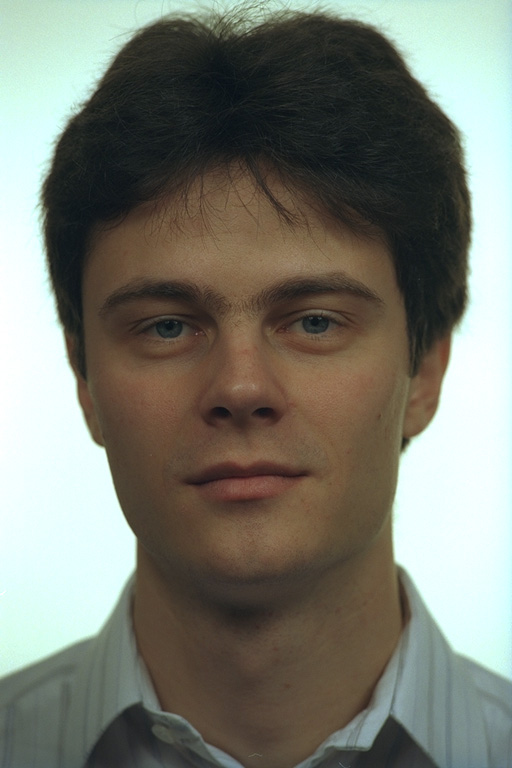
#> input picture Images/Original Images/img_001.jpg, 512 x 768 px
$ python Task1.py
#> lines starting #> are read from the running program, lines starting #| are printed output that depends on the picture
#> further down, img is the input picture: shape (768, 512, 3); mean B, G, R 112.2, 122.3, 121.1
import cv2
import matplotlib.pyplot as plt
import numpy as np
import os

# Path to original image
IMAGE_FILE = os.path.join('Images', 'Original Images', 'img_001.jpg')
OUTPUT_FOLDER = os.path.join('Images', 'Output Images')
# OpenCV uses BGR instead og RGB, that's why channels are different with
# matplotlib


def display_image(img, bgr=True):
    plt.figure()
    if bgr:
        plt.imshow(cv2.cvtColor(img, cv2.COLOR_BGR2RGB))
    else:
        plt.imshow(img)
    plt.show()

# Gets the specified channel from given image


def get_single_channel(img, channel_index, rgb=False):
#> called with channel_index = 2, rgb = False
    if rgb:
        single_channel = np.zeros_like(img)
        single_channel[:, :, channel_index] = img[:, :, channel_index]
        return single_channel
    return img[:, :, channel_index]

# Creates histogram from the specified channel of specified cimage


def create_histogram(img, channel, bin=256):
    hist = np.zeros(bin)
    size = 256 / bin
    for i in img[:, :, channel]:
        for j in i:
            hist[int(j / size)] += 1

    return hist


def display_histogram(hist, bin=256, xlabel='', fname='', disp=False):
    plt.figure()
    plt.bar(x=range(bin), height=hist, width=1.0)
    if xlabel != '':
        plt.xlabel(xlabel)
    plt.xlim(0, 255)
    plt.xticks(np.arange(0, 256, max(int(256 / bin), 32)))
    plt.ylabel('# of Occurence')
    plt.box(on=None)
    if fname != '':
        plt.savefig(fname=os.path.join(OUTPUT_FOLDER, fname))
    if disp:
        plt.show()
    pass

# Hue values are between (0, 179) in OpenCV, it is mapped to (0, 255) for
# visualization purposes


def map_hue(img, max_hue_val=179):
    return (img * (255 / max_hue_val)).astype(int)

# Part 1 of the Task 1, create single R, G, B channels from RGB images


def part1(img, display=False):
    img_r = get_single_channel(img, 2)
    img_g = get_single_channel(img, 1)
    img_b = get_single_channel(img, 0)

    cv2.imwrite(os.path.join(OUTPUT_FOLDER, 'img_001_r.jpg'), img_r)
    if display:
        display_image(img_r)
    cv2.imwrite(os.path.join(OUTPUT_FOLDER, 'img_001_g.jpg'), img_g)
    if display:
        display_image(img_g)
    cv2.imwrite(os.path.join(OUTPUT_FOLDER, 'img_001_b.jpg'), img_b)
    if display:
        display_image(img_b)
    return img

# Part 2 of the Task 1, create single H, S, V channels from HSV images


def part2(img, display=False):
#> called with display = False
    img_hsv = cv2.cvtColor(img, cv2.COLOR_BGR2HSV)
#> img_hsv: shape (768, 512, 3); mean H, S, V 52.4, 60.1, 130.4

    img_h = map_hue(get_single_channel(img_hsv, 0, rgb=False))
    img_s = get_single_channel(img_hsv, 1, rgb=False)
#> in get_single_channel (call 5), `return img[:, :, channel_index]`:
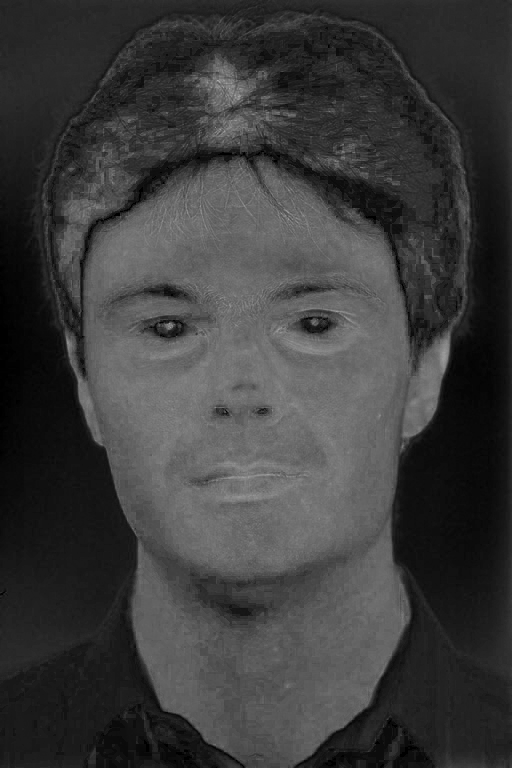
#> returned value: shape (768, 512); min 0, max 174, mean 60.1
    img_v = get_single_channel(img_hsv, 2, rgb=False)
#> in get_single_channel (call 6), `return img[:, :, channel_index]`:
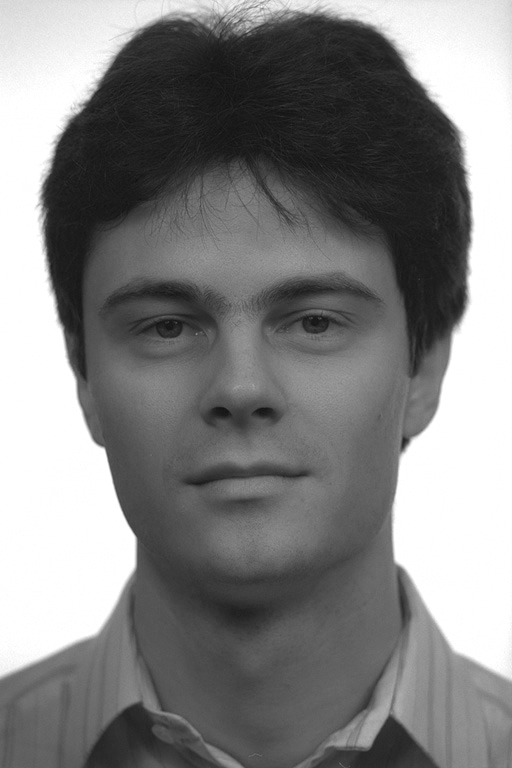
#> returned value: shape (768, 512); min 17, max 255, mean 130.4

    img_hsv = np.stack((img_h, img_s, img_v), axis=2)
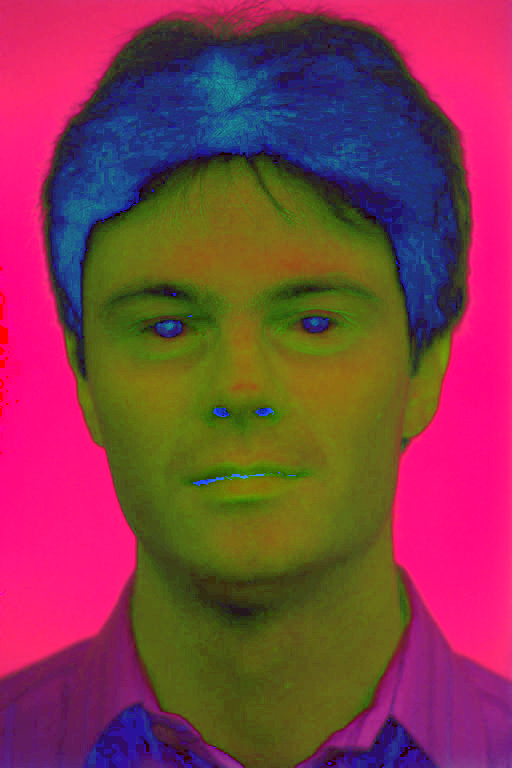
#> img_hsv: shape (768, 512, 3) int64; mean of channels 0, 1, 2 74.1, 60.1, 130.4; drawn as B, G, R

    cv2.imwrite(os.path.join(OUTPUT_FOLDER, 'img_001_h.jpg'), img_h)
    if display:
        display_image(img_h, bgr=False)
    cv2.imwrite(os.path.join(OUTPUT_FOLDER, 'img_001_s.jpg'), img_s)
    if display:
        display_image(img_s, bgr=False)
    cv2.imwrite(os.path.join(OUTPUT_FOLDER, 'img_001_v.jpg'), img_v)
    if display:
        display_image(img_v, bgr=False)
    return img_hsv


# Creating histogram


def part3(img, img_hsv):
    hist_r = create_histogram(img, 2)
#> after the loop in create_histogram, `for i in img[:, :, channel]:`: hist = 256 values, max 4610 at index 241, min 0 at index 0, mean 1536
#> hist_r has the same summary as hist in create_histogram
    display_histogram(hist_r, xlabel='Red Values', fname='hist_r')
#> in display_histogram, `plt.savefig(fname=os.path.join(OUTPUT_FOLDER, fname))`:
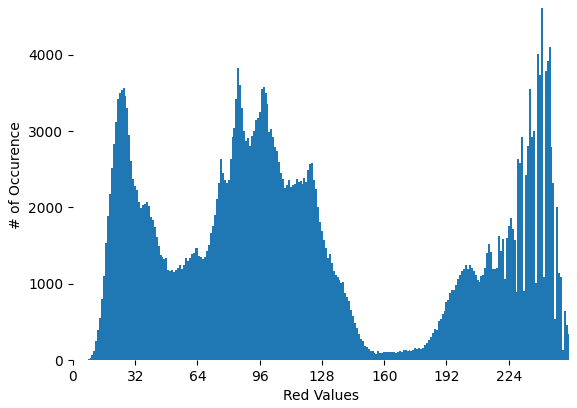
#> figure drawn by matplotlib, 1 panel; tallest bar 4610 high, from x = 240.5 to 241.5
    hist_g = create_histogram(img, 1)
#> hist_g = 256 values, max 64606 at index 255, min 0 at index 0, mean 1536
    display_histogram(hist_g, xlabel='Green Values', fname='hist_g')
    hist_b = create_histogram(img, 0)
#> hist_b = 256 values, max 53292 at index 255, min 0 at index 0, mean 1536
    display_histogram(hist_b, xlabel='Blue Values', fname='hist_b')

    hist_h = create_histogram(img_hsv, 0)
#> hist_h = 256 values, max 65915 at index 128, min 0 at index 3, mean 1536
    display_histogram(hist_h, xlabel='Hue Values', fname='hist_h')
#> call 4 of display_histogram, with hist = array of shape (256,), bin = 256, xlabel = 'Hue Values', fname = 'hist_h', disp = False
#> in display_histogram (call 4), `plt.savefig(fname=os.path.join(OUTPUT_FOLDER, fname))`:
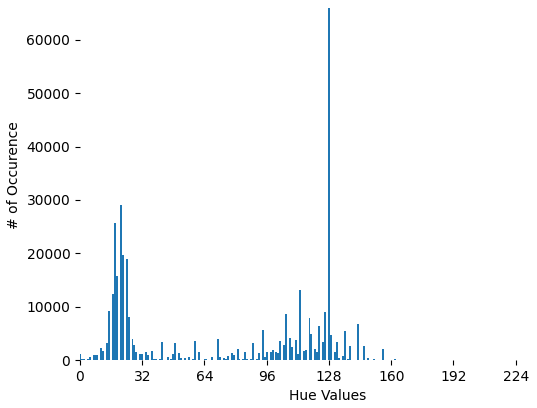
#> figure drawn by matplotlib, 1 panel; tallest bar 65915 high, from x = 127.5 to 128.5
    hist_s = create_histogram(img_hsv, 1)
#> hist_s = 256 values, max 8195 at index 41, min 0 at index 160, mean 1536
    display_histogram(hist_s, xlabel='Saturation Values', fname='hist_s')
#> in display_histogram (call 5), `plt.savefig(fname=os.path.join(OUTPUT_FOLDER, fname))`:
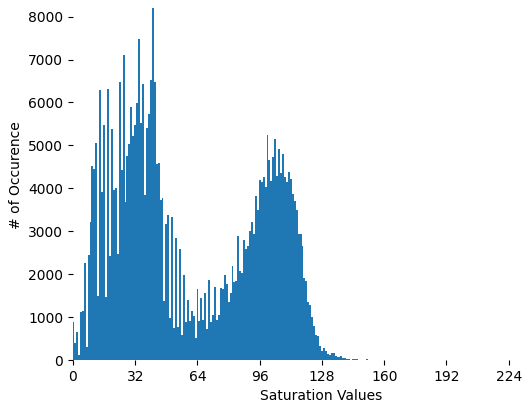
#> figure drawn by matplotlib, 1 panel; tallest bar 8195 high, from x = 40.5 to 41.5
    hist_v = create_histogram(img_hsv, 2)
#> hist_v = 256 values, max 73151 at index 255, min 0 at index 0, mean 1536
    display_histogram(hist_v, xlabel='Brightness Values', fname='hist_v')
#> in display_histogram (call 6), `plt.savefig(fname=os.path.join(OUTPUT_FOLDER, fname))`:
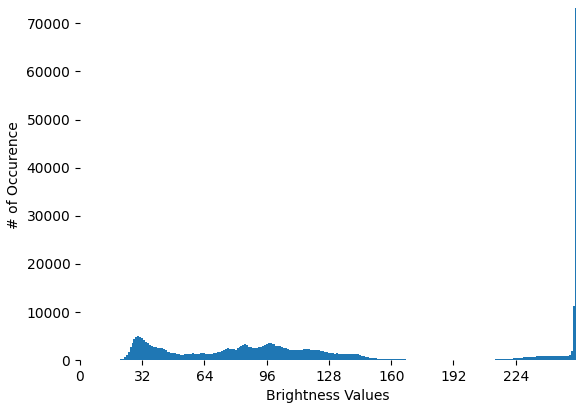
#> figure drawn by matplotlib, 1 panel; tallest bar 73151 high, from x = 254.5 to 255.5


img = cv2.imread(IMAGE_FILE)

img = part1(img)
img_hsv = part2(img)
part3(img, img_hsv)

$ run again, with Images/Original Images/img_002.jpg copied over Images/Original Images/img_001.jpg
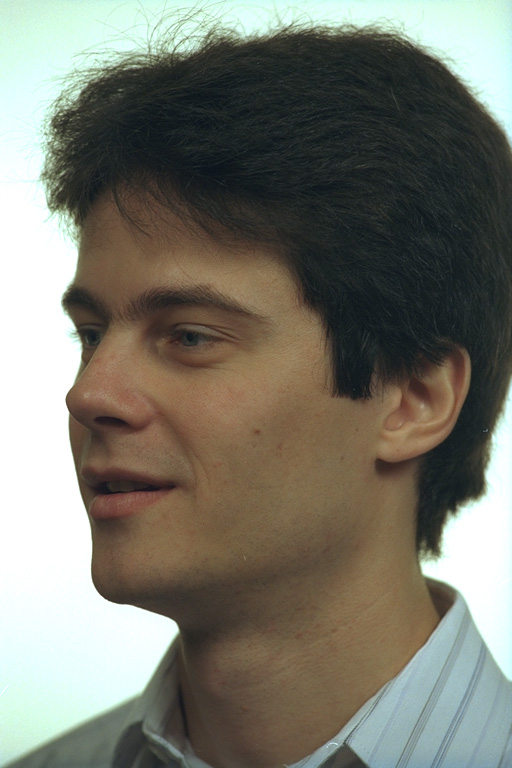
#> input picture Images/Original Images/img_002.jpg, 512 x 768 px
#> img is the input picture: shape (768, 512, 3); mean B, G, R 109, 119.7, 120.6
#> in part2, `img_hsv = np.stack((img_h, img_s, img_v), axis=2)`:
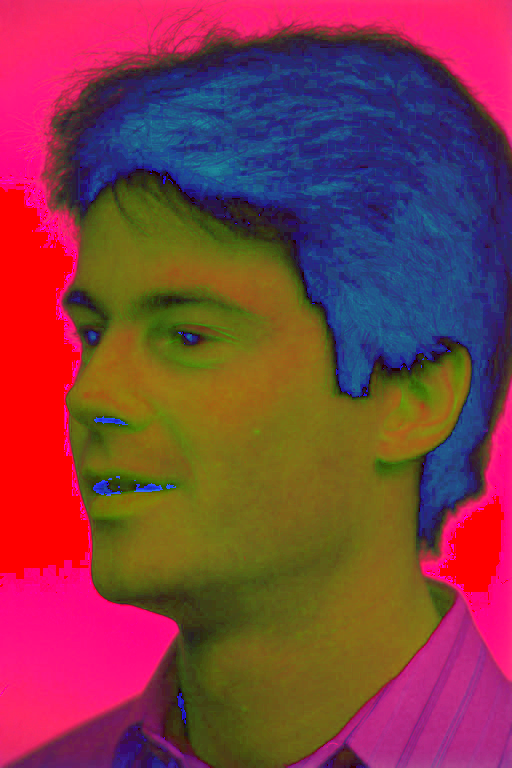
#> img_hsv: shape (768, 512, 3) int64; mean of channels 0, 1, 2 68.8, 60, 128.3; drawn as B, G, R
#> after the loop in create_histogram, `for i in img[:, :, channel]:`: hist = 256 values, max 29602 at index 255, min 0 at index 0, mean 1536
#> hist_r has the same summary as hist in create_histogram
#> hist_g = 256 values, max 66854 at index 255, min 0 at index 0, mean 1536
#> hist_b = 256 values, max 50249 at index 255, min 0 at index 0, mean 1536
#> hist_h = 256 values, max 32806 at index 128, min 0 at index 3, mean 1536
#> hist_s = 256 values, max 29292 at index 0, min 0 at index 152, mean 1536
#> hist_v = 256 values, max 71281 at index 255, min 0 at index 0, mean 1536
#> in display_histogram (call 6), `plt.savefig(fname=os.path.join(OUTPUT_FOLDER, fname))`:
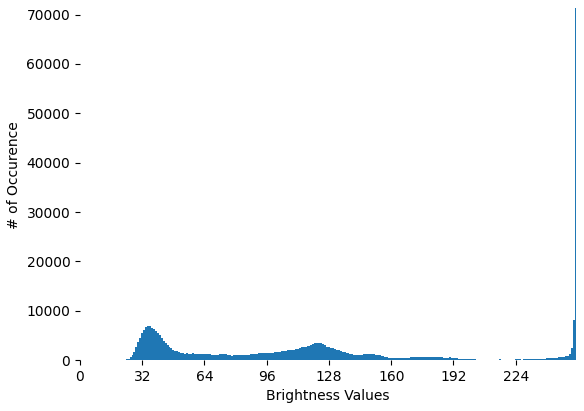
#> figure drawn by matplotlib, 1 panel; tallest bar 71281 high, from x = 254.5 to 255.5

$ run again, with Images/Original Images/img_003.jpg copied over Images/Original Images/img_001.jpg
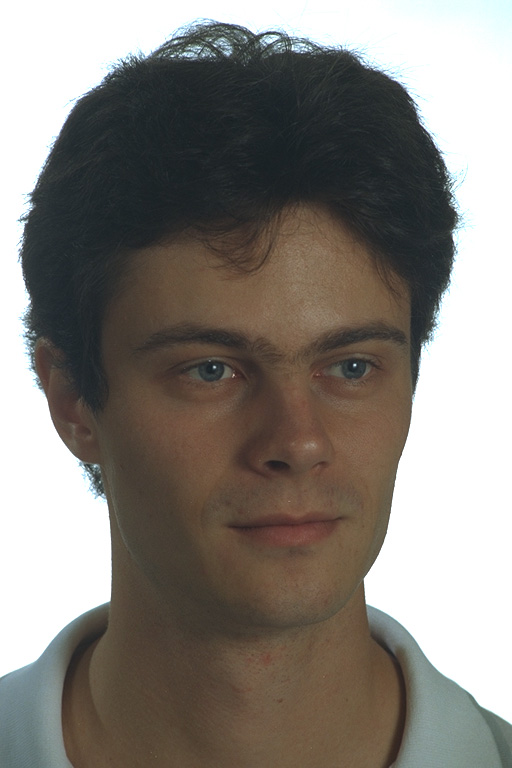
#> input picture Images/Original Images/img_003.jpg, 512 x 768 px
#> img is the input picture: shape (768, 512, 3); mean B, G, R 122.8, 128.8, 133.7
#> in part2, `img_hsv = np.stack((img_h, img_s, img_v), axis=2)`:
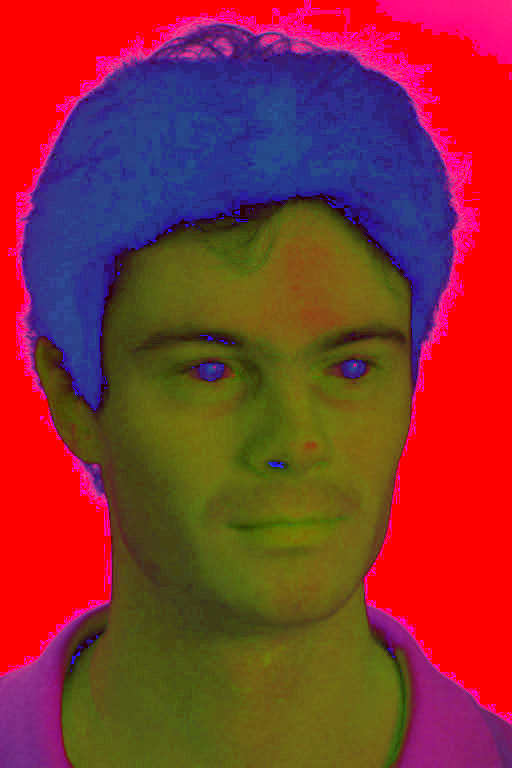
#> img_hsv: shape (768, 512, 3) int64; mean of channels 0, 1, 2 50, 49.5, 137.1; drawn as B, G, R
#> after the loop in create_histogram, `for i in img[:, :, channel]:`: hist = 256 values, max 105612 at index 255, min 0 at index 0, mean 1536
#> hist_r has the same summary as hist in create_histogram
#> hist_g = 256 values, max 113081 at index 255, min 0 at index 0, mean 1536
#> hist_b = 256 values, max 113739 at index 255, min 0 at index 0, mean 1536
#> hist_h = 256 values, max 104070 at index 0, min 0 at index 3, mean 1536
#> hist_s = 256 values, max 103788 at index 0, min 0 at index 128, mean 1536
#> hist_v = 256 values, max 118602 at index 255, min 0 at index 0, mean 1536
#> in display_histogram (call 6), `plt.savefig(fname=os.path.join(OUTPUT_FOLDER, fname))`:
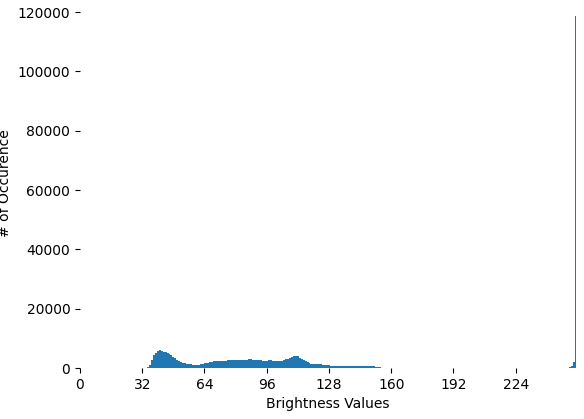
#> figure drawn by matplotlib, 1 panel; tallest bar 118602 high, from x = 254.5 to 255.5

$ run again, with Images/Original Images/img_004.jpg copied over Images/Original Images/img_001.jpg
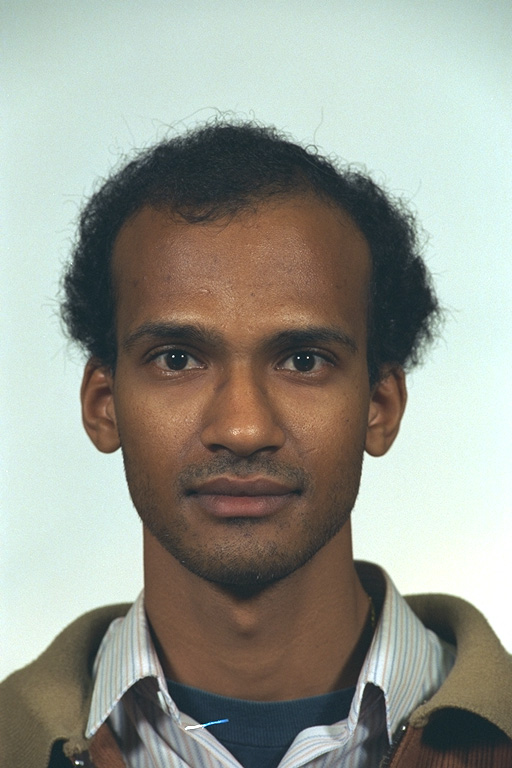
#> input picture Images/Original Images/img_004.jpg, 512 x 768 px
#> img is the input picture: shape (768, 512, 3); mean B, G, R 143.9, 153.4, 150.9
#> after the loop in create_histogram, `for i in img[:, :, channel]:`: hist = 256 values, max 6416 at index 216, min 0 at index 3, mean 1536
#> hist_r has the same summary as hist in create_histogram
#> hist_g = 256 values, max 13124 at index 255, min 0 at index 0, mean 1536
#> hist_b = 256 values, max 5958 at index 64, min 0 at index 0, mean 1536
#> hist_h = 256 values, max 48371 at index 113, min 0 at index 3, mean 1536
#> hist_s = 256 values, max 27198 at index 23, min 0 at index 151, mean 1536
#> hist_v = 256 values, max 13347 at index 255, min 0 at index 0, mean 1536
#> in display_histogram (call 6), `plt.savefig(fname=os.path.join(OUTPUT_FOLDER, fname))`:
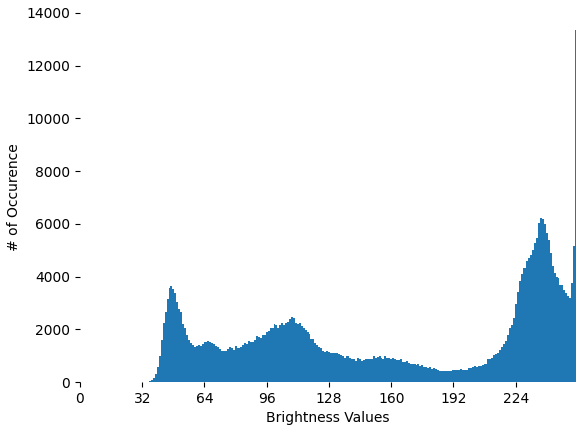
#> figure drawn by matplotlib, 1 panel; tallest bar 13347 high, from x = 254.5 to 255.5
